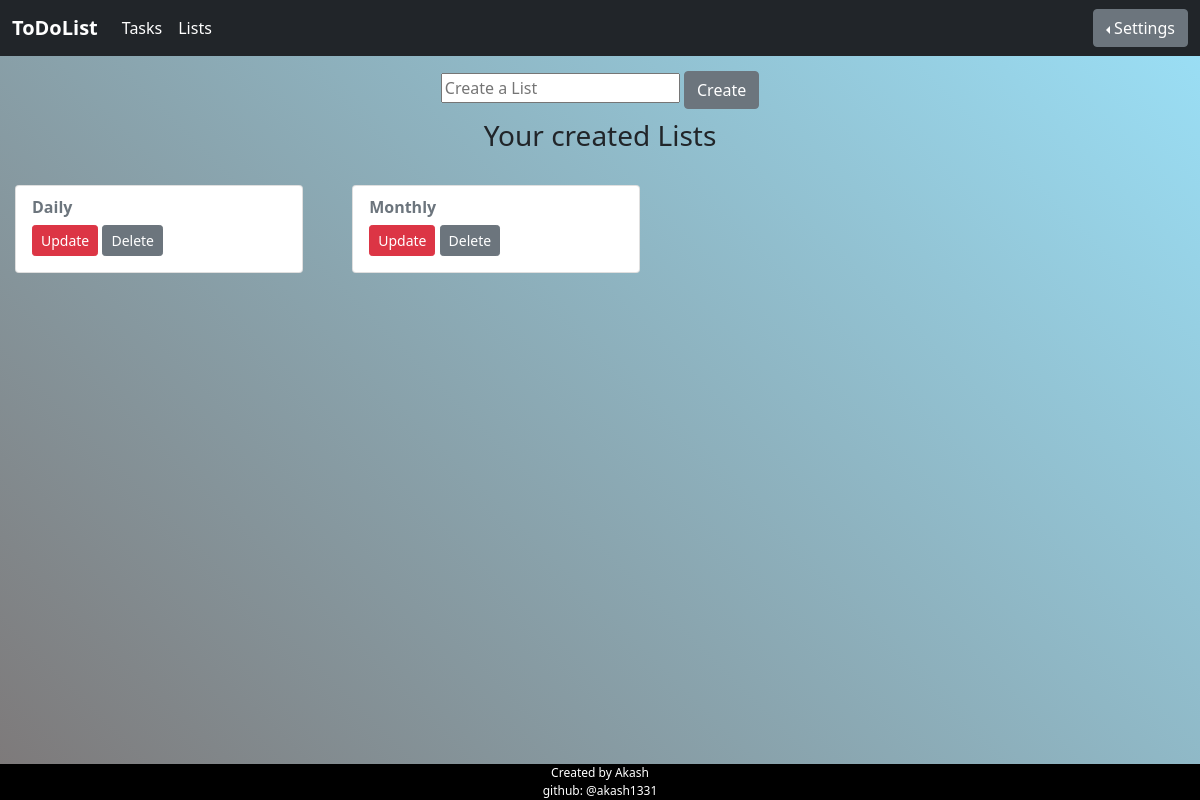
Before: /list (signed in) with the older database file.
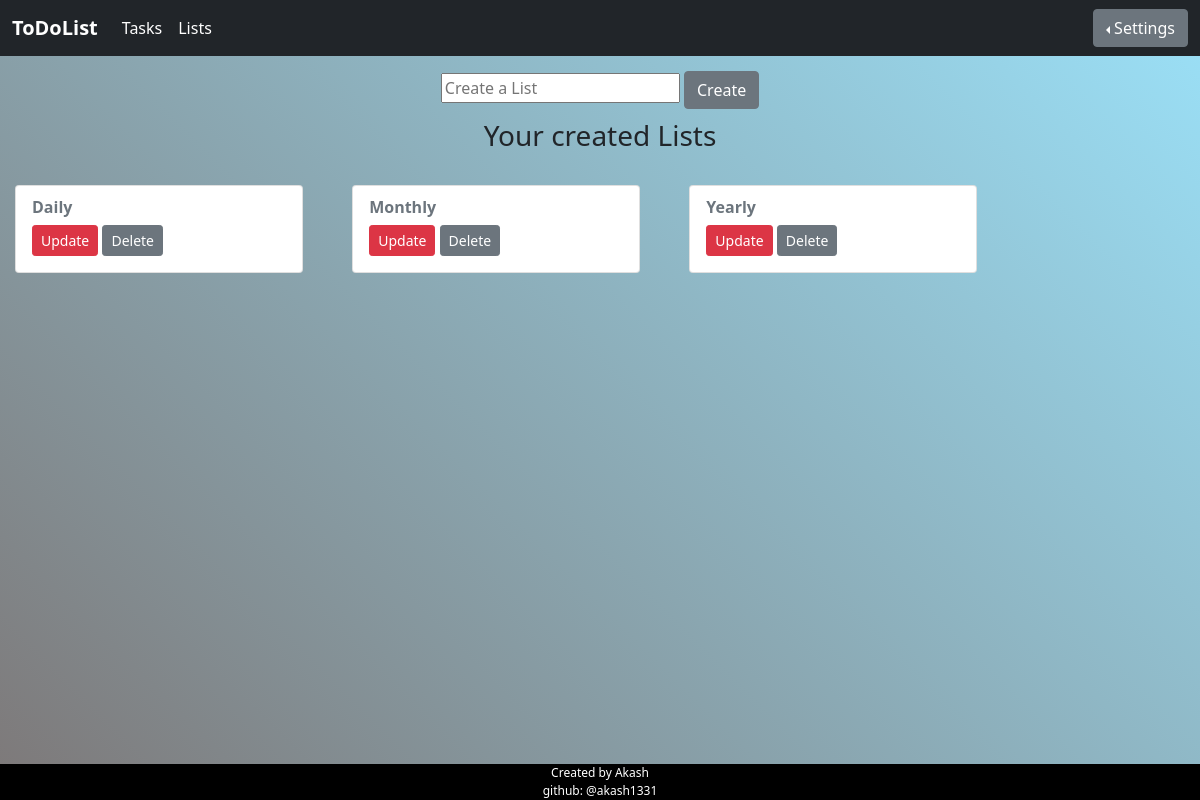
After: the same page with the newer database file.
### todoapp/models.py (models this page shows)
class threads(models.Model):
    Title=models.CharField(max_length=40)
    def __str__(self):
        return self.Title

### todoapp/views.py (the view)
# urls.py: path('list',views.list,name='list'),
def list(request):
    if request.user.is_anonymous:
        return redirect("/login")
    else:
        sqw = threads.objects.all()
        if request.method =="POST":
            tiles=request.POST['tile']
            context={'sqw':sqw}
            ins2=threads(Title=tiles)
            ins2.save()
            return redirect('/tasks')
        else:
            context = {'threadssqw':sqw}
        return render(request,'list.html',context)

### templates/list.html (shortened to what this page needs)
{% load static %}
<!DOCTYPE html>
<html lang="en">
<head>
    <link href="https://cdn.jsdelivr.net/npm/bootstrap@5.1.3/dist/css/bootstrap.min.css" rel="stylesheet">
    <link href="https://cdn.jsdelivr.net/npm/bootstrap@5.1.2/dist/css/bootstrap.min.css" rel="stylesheet" />
</head>
<body>
    <nav class="navbar navbar-expand-lg navbar-dark bg-dark">
        <div class="container-fluid">
            <b class="navbar-brand" href="#">ToDoList</b>
            <div class="collapse navbar-collapse" id="navbarSupportedContent">
                <ul class="navbar-nav me-auto mb-2 mb-lg-0">
                    <li class="nav-item ">
                        <a class="nav-link active" aria-current="page" href="/tasks">Tasks</a>
                    </li>
                </ul>
            </div>
            <div class="collapse navbar-collapse" id="navbarSupportedContent" style="width: -webkit-fill-available">
                <ul class="navbar-nav me-auto mb-2 mb-lg-0">
                    <li class="nav-item">
                        <a class="nav-link active" aria-current="page" href="/list">Lists</a>
                    </li>
                </ul>
            </div>
            <div class="btn-group dropstart">
                <button type="button" class="btn btn-secondary dropdown-toggle" data-bs-toggle="dropdown" aria-expanded="false">Settings</button>
            </div>
        </div>
    </nav>
    <form action="#" method="post">
        <center style="margin-top: 15px;">
            <input type="text" id="title" name="tile" placeholder="Create a List">
            <button type="submit" class="btn btn-secondary">Create</button>
        </center>
    </form>
    <center>
        <h3 style="margin-top: 10px;">Your created Lists</h3>
    </center>
    {% for key in threadssqw %}
    <span>
        <div class="grid-container">
            <br>
            <div class="card" style="width: 18rem;;">
                <div class="card-body">
                    <div class="grid-item">
                        <h6 class="card-subtitle mb-2 text-muted"><b>{{ key }}</b></h6>
                        <p class="card-text">
                            <a href="/update_list/{{key.id}}" class="btn btn-sm btn-danger">Update</a>
                            <a href="/delete_list/{{ key.id }}" class="btn btn-sm btn-secondary">Delete</a>
                        </p>
                    </div>
                </div>
            </div>
        </div>
    </span> {% endfor %}
    <footer>
        Created by Akash
        <br>
        github: @akash1331
    </footer>
</body>
</html>

Changed rows visible on the page:
added threads: Title "Yearly"
